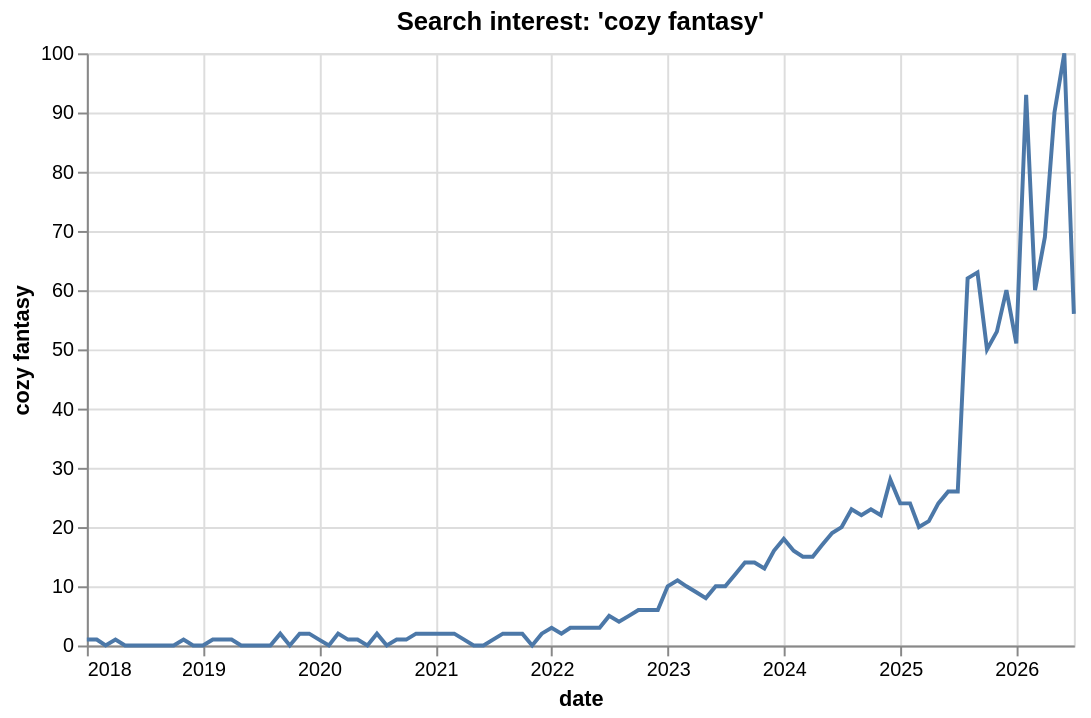

The cell this chart's notebook holds for it:
### Markdown cell above
## Reviewing Google Trends and overall genre theories

### Code cell
#Testing Google Trends for second 2024/2025 spike

from pytrends.request import TrendReq

pytrends = TrendReq()
pytrends.build_payload(
    ["cozy fantasy"],
    timeframe="2018-01-01 2026-07-01"
)
trends_df = pytrends.interest_over_time()
trends_df.reset_index(inplace=True)
trends_df.to_csv("../raw/raw_title_list - cozy_fantasy_pub_cats.csv", index=False)

alt.Chart(trends_df).mark_line().encode(
    x="date:T",
    y="cozy fantasy:Q"
).properties(title="Search interest: 'cozy fantasy'", width=500)

### Figure 1 — Vega-Lite specification as saved in the notebook (floating-point values rounded to 4 significant figures)
{"config": {"view": {"continuousWidth": 300, "continuousHeight": 300}}, "data": {"name": "data-2a43abb5925e2932ad066b8beb022762"}, "mark": {"type": "line"}, "encoding": {"x": {"field": "date", "type": "temporal"}, "y": {"field": "cozy fantasy", "type": "quantitative"}}, "title": "Search interest: 'cozy fantasy'", "width": 500, "$schema": "https://vega.github.io/schema/vega-lite/v6.4.1.json", "datasets": {"data-2a43abb5925e2932ad066b8beb022762": [{"date": "2018-01-01T00:00:00", "cozy fantasy": 1, "isPartial": false}, {"date": "2018-02-01T00:00:00", "cozy fantasy": 1, "isPartial": false}, {"date": "2018-03-01T00:00:00", "cozy fantasy": 0, "isPartial": false}, {"date": "2018-04-01T00:00:00", "cozy fantasy": 1, "isPartial": false}, {"date": "2018-05-01T00:00:00", "cozy fantasy": 0, "isPartial": false}, {"date": "2018-06-01T00:00:00", "cozy fantasy": 0, "isPartial": false}, {"date": "2018-07-01T00:00:00", "cozy fantasy": 0, "isPartial": false}, {"date": "2018-08-01T00:00:00", "cozy fantasy": 0, "isPartial": false}, {"date": "2018-09-01T00:00:00", "cozy fantasy": 0, "isPartial": false}, {"date": "2018-10-01T00:00:00", "cozy fantasy": 0, "isPartial": false}, {"date": "2018-11-01T00:00:00", "cozy fantasy": 1, "isPartial": false}, {"date": "2018-12-01T00:00:00", "cozy fantasy": 0, "isPartial": false}, {"date": "2019-01-01T00:00:00", "cozy fantasy": 0, "isPartial": false}, {"date": "2019-02-01T00:00:00", "cozy fantasy": 1, "isPartial": false}, {"date": "2019-03-01T00:00:00", "cozy fantasy": 1, "isPartial": false}, {"date": "2019-04-01T00:00:00", "cozy fantasy": 1, "isPartial": false}, {"date": "2019-05-01T00:00:00", "cozy fantasy": 0, "isPartial": false}, {"date": "2019-06-01T00:00:00", "cozy fantasy": 0, "isPartial": false}, {"date": "2019-07-01T00:00:00", "cozy fantasy": 0, "isPartial": false}, {"date": "2019-08-01T00:00:00", "cozy fantasy": 0, "isPartial": false}, {"date": "2019-09-01T00:00:00", "cozy fantasy": 2, "isPartial": false}, {"date": "2019-10-01T00:00:00", "cozy fantasy": 0, "isPartial": false}, {"date": "2019-11-01T00:00:00", "cozy fantasy": 2, "isPartial": false}, {"date": "2019-12-01T00:00:00", "cozy fantasy": 2, "isPartial": false}, {"date": "2020-01-01T00:00:00", "cozy fantasy": 1, "isPartial": false}, {"date": "2020-02-01T00:00:00", "cozy fantasy": 0, "isPartial": false}, {"date": "2020-03-01T00:00:00", "cozy fantasy": 2, "isPartial": false}, {"date": "2020-04-01T00:00:00", "cozy fantasy": 1, "isPartial": false}, {"date": "2020-05-01T00:00:00", "cozy fantasy": 1, "isPartial": false}, {"date": "2020-06-01T00:00:00", "cozy fantasy": 0, "isPartial": false}, {"date": "2020-07-01T00:00:00", "cozy fantasy": 2, "isPartial": false}, {"date": "2020-08-01T00:00:00", "cozy fantasy": 0, "isPartial": false}, {"date": "2020-09-01T00:00:00", "cozy fantasy": 1, "isPartial": false}, {"date": "2020-10-01T00:00:00", "cozy fantasy": 1, "isPartial": false}, {"date": "2020-11-01T00:00:00", "cozy fantasy": 2, "isPartial": false}, {"date": "2020-12-01T00:00:00", "cozy fantasy": 2, "isPartial": false}, {"date": "2021-01-01T00:00:00", "cozy fantasy": 2, "isPartial": false}, {"date": "2021-02-01T00:00:00", "cozy fantasy": 2, "isPartial": false}, {"date": "2021-03-01T00:00:00", "cozy fantasy": 2, "isPartial": false}, {"date": "2021-04-01T00:00:00", "cozy fantasy": 1, "isPartial": false}, {"date": "2021-05-01T00:00:00", "cozy fantasy": 0, "isPartial": false}, {"date": "2021-06-01T00:00:00", "cozy fantasy": 0, "isPartial": false}, {"date": "2021-07-01T00:00:00", "cozy fantasy": 1, "isPartial": false}, {"date": "2021-08-01T00:00:00", "cozy fantasy": 2, "isPartial": false}, {"date": "2021-09-01T00:00:00", "cozy fantasy": 2, "isPartial": false}, {"date": "2021-10-01T00:00:00", "cozy fantasy": 2, "isPartial": false}, {"date": "2021-11-01T00:00:00", "cozy fantasy": 0, "isPartial": false}, {"date": "2021-12-01T00:00:00", "cozy fantasy": 2, "isPartial": false}, {"date": "2022-01-01T00:00:00", "cozy fantasy": 3, "isPartial": false}, {"date": "2022-02-01T00:00:00", "cozy fantasy": 2, "isPartial": false}, {"date": "2022-03-01T00:00:00", "cozy fantasy": 3, "isPartial": false}, {"date": "2022-04-01T00:00:00", "cozy fantasy": 3, "isPartial": false}, {"date": "2022-05-01T00:00:00", "cozy fantasy": 3, "isPartial": false}, {"date": "2022-06-01T00:00:00", "cozy fantasy": 3, "isPartial": false}, {"date": "2022-07-01T00:00:00", "cozy fantasy": 5, "isPartial": false}, {"date": "2022-08-01T00:00:00", "cozy fantasy": 4, "isPartial": false}, {"date": "2022-09-01T00:00:00", "cozy fantasy": 5, "isPartial": false}, {"date": "2022-10-01T00:00:00", "cozy fantasy": 6, "isPartial": false}, {"date": "2022-11-01T00:00:00", "cozy fantasy": 6, "isPartial": false}, {"date": "2022-12-01T00:00:00", "cozy fantasy": 6, "isPartial": false}, {"date": "2023-01-01T00:00:00", "cozy fantasy": 10, "isPartial": false}, {"date": "2023-02-01T00:00:00", "cozy fantasy": 11, "isPartial": false}, {"date": "2023-03-01T00:00:00", "cozy fantasy": 10, "isPartial": false}, {"date": "2023-04-01T00:00:00", "cozy fantasy": 9, "isPartial": false}, {"date": "2023-05-01T00:00:00", "cozy fantasy": 8, "isPartial": false}, {"date": "2023-06-01T00:00:00", "cozy fantasy": 10, "isPartial": false}, {"date": "2023-07-01T00:00:00", "cozy fantasy": 10, "isPartial": false}, {"date": "2023-08-01T00:00:00", "cozy fantasy": 12, "isPartial": false}, {"date": "2023-09-01T00:00:00", "cozy fantasy": 14, "isPartial": false}, {"date": "2023-10-01T00:00:00", "cozy fantasy": 14, "isPartial": false}, {"date": "2023-11-01T00:00:00", "cozy fantasy": 13, "isPartial": false}, {"date": "2023-12-01T00:00:00", "cozy fantasy": 16, "isPartial": false}, {"date": "2024-01-01T00:00:00", "cozy fantasy": 18, "isPartial": false}, {"date": "2024-02-01T00:00:00", "cozy fantasy": 16, "isPartial": false}, {"date": "2024-03-01T00:00:00", "cozy fantasy": 15, "isPartial": false}, {"date": "2024-04-01T00:00:00", "cozy fantasy": 15, "isPartial": false}, {"date": "2024-05-01T00:00:00", "cozy fantasy": 17, "isPartial": false}, {"date": "2024-06-01T00:00:00", "cozy fantasy": 19, "isPartial": false}, {"date": "2024-07-01T00:00:00", "cozy fantasy": 20, "isPartial": false}, {"date": "2024-08-01T00:00:00", "cozy fantasy": 23, "isPartial": false}, {"date": "2024-09-01T00:00:00", "cozy fantasy": 22, "isPartial": false}, {"date": "2024-10-01T00:00:00", "cozy fantasy": 23, "isPartial": false}, {"date": "2024-11-01T00:00:00", "cozy fantasy": 22, "isPartial": false}, {"date": "2024-12-01T00:00:00", "cozy fantasy": 28, "isPartial": false}, {"date": "2025-01-01T00:00:00", "cozy fantasy": 24, "isPartial": false}, {"date": "2025-02-01T00:00:00", "cozy fantasy": 24, "isPartial": false}, {"date": "2025-03-01T00:00:00", "cozy fantasy": 20, "isPartial": false}, {"date": "2025-04-01T00:00:00", "cozy fantasy": 21, "isPartial": false}, {"date": "2025-05-01T00:00:00", "cozy fantasy": 24, "isPartial": false}, {"date": "2025-06-01T00:00:00", "cozy fantasy": 26, "isPartial": false}, {"date": "2025-07-01T00:00:00", "cozy fantasy": 26, "isPartial": false}, {"date": "2025-08-01T00:00:00", "cozy fantasy": 62, "isPartial": false}, {"date": "2025-09-01T00:00:00", "cozy fantasy": 63, "isPartial": false}, {"date": "2025-10-01T00:00:00", "cozy fantasy": 50, "isPartial": false}, {"date": "2025-11-01T00:00:00", "cozy fantasy": 53, "isPartial": false}, {"date": "2025-12-01T00:00:00", "cozy fantasy": 60, "isPartial": false}, {"date": "2026-01-01T00:00:00", "cozy fantasy": 51, "isPartial": false}, {"date": "2026-02-01T00:00:00", "cozy fantasy": 93, "isPartial": false}, {"date": "2026-03-01T00:00:00", "cozy fantasy": 60, "isPartial": false}, {"date": "2026-04-01T00:00:00", "cozy fantasy": 69, "isPartial": false}, {"date": "2026-05-01T00:00:00", "cozy fantasy": 90, "isPartial": false}, {"date": "2026-06-01T00:00:00", "cozy fantasy": 100, "isPartial": false}, {"date": "2026-07-01T00:00:00", "cozy fantasy": 56, "isPartial": true}]}}
